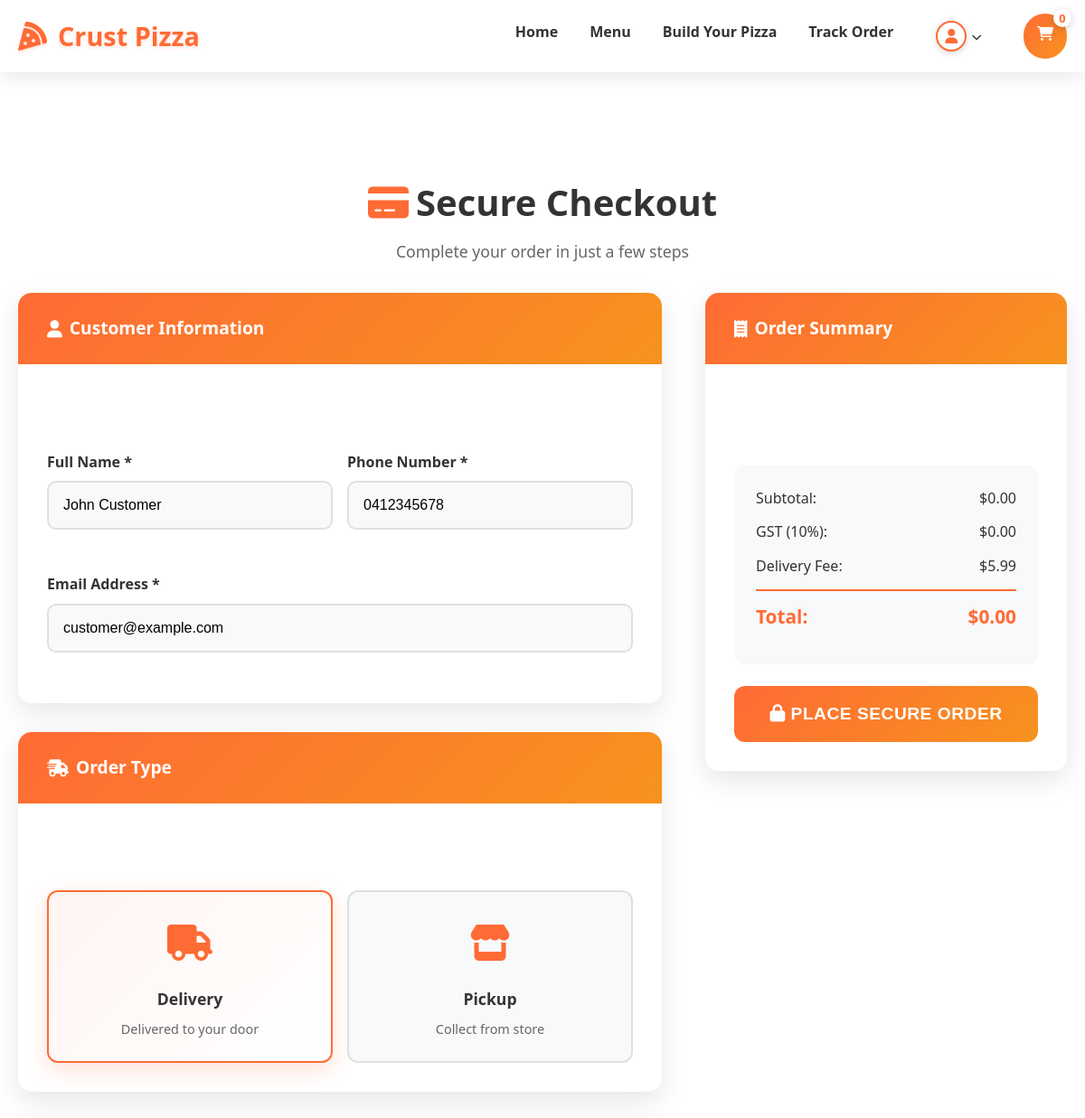
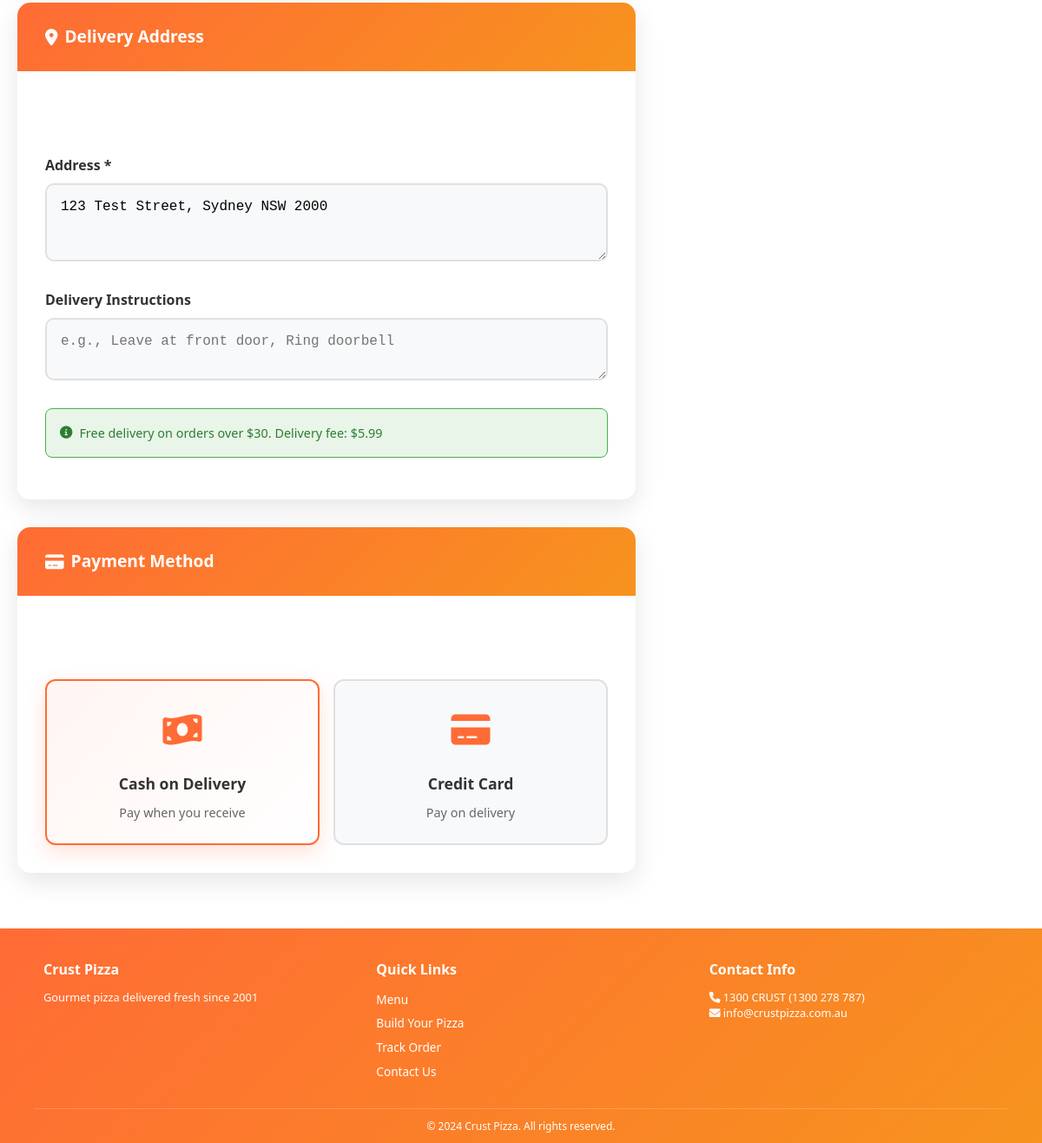
The page /checkout.php (signed in) on the database its author committed (2 pictures, top to bottom).
### tables this page shows
CREATE TABLE
    users (
        user_id INT AUTO_INCREMENT PRIMARY KEY,
        username VARCHAR(50) UNIQUE NOT NULL,
        email VARCHAR(100) UNIQUE NOT NULL,
        password_hash VARCHAR(255) NOT NULL,
        full_name VARCHAR(100) NOT NULL,
        phone VARCHAR(20),
        address TEXT,
        date_of_birth DATE,
        role ENUM (
            'customer',
            'kitchen',
            'delivery',
            'counter',
            'admin'
        ) NOT NULL DEFAULT 'customer',
        store_id INT,
        hire_date DATE,
        salary DECIMAL(10, 2),
        is_active BOOLEAN DEFAULT TRUE,
        email_verified BOOLEAN DEFAULT FALSE,
        created_at TIMESTAMP DEFAULT CURRENT_TIMESTAMP,
        updated_at TIMESTAMP DEFAULT CURRENT_TIMESTAMP ON UPDATE CURRENT_TIMESTAMP
    );

### src/classes/User.php (called while the page is built, shortened)
<?php
class User
{
    private $conn;
    private $table_name = "users";
    public function __construct($db = null)
    {
        $this->conn = $db ?: Database::getInstance()->getConnection();
    }
    public function getUserById($user_id)
    {
        $query = "SELECT * FROM " . $this->table_name . " WHERE user_id = :user_id LIMIT 1";
        $stmt = $this->conn->prepare($query);
        $stmt->bindParam(":user_id", $user_id);
        $stmt->execute();
        if ($stmt->rowCount() > 0) {
            $row = $stmt->fetch(PDO::FETCH_ASSOC);
            $this->email = $row['email'];
            $this->full_name = $row['full_name'];
            $this->phone = $row['phone'];
            $this->address = $row['address'];
            return true;
        }
        return false;
    }
}

### src/checkout.php (the view, shortened to what this page needs)
<?php
require_once 'classes/User.php';
$database = new Database();
$db = $database->getConnection();
$user = new User($db);
$user->getUserById($_SESSION['user_id']);
?>
<!DOCTYPE html>
<html lang="en">
<head>
    <link rel="stylesheet" href="assets/css/style.css">
    <link rel="stylesheet" href="https://cdnjs.cloudflare.com/ajax/libs/font-awesome/6.0.0/css/all.min.css">
</head>
<body>
    <nav class="navbar">
        <div class="nav-container">
            <div class="nav-brand">
                <i class="fas fa-pizza-slice"></i>
                <p><a href="index.php" style="text-decoration: none; color: inherit;">Crust Pizza</a></p>
            </div>
            <div class="nav-menu" id="navMenu">
                <a href="index.php" class="nav-link">Home</a>
                <a href="menu.php" class="nav-link">Menu</a>
                <a href="build-pizza.php" class="nav-link">Build Your Pizza</a>
                <a href="track-order.php" class="nav-link">Track Order</a>
                <div class="dropdown">
                    <button class="dropdown-toggle" onclick="toggleDropdown()" aria-label="User Menu" aria-expanded="false" title="User Menu">
                        <span class="user-icon"><i class="fas fa-user"></i></span>
                        <span class="dropdown-arrow"></span>
                    </button>
                </div>
                <a href="cart.php" class="nav-link cart-link">
                    <i class="fas fa-shopping-cart"></i>
                    <span class="cart-count" id="cartCount">0</span>
                </a>
            </div>
        </div>
    </nav>
    <main style="margin-top: 80px;">
        <div class="checkout-container">
            <div class="page-header" style="text-align: center; margin-bottom: 2rem;">
                <h1 style="font-size: 2.5rem; color: #333; margin-bottom: 0.5rem;">
                    <i class="fas fa-credit-card" style="color: #ff6b35;"></i> Secure Checkout
                </h1>
                <p style="color: #666; font-size: 1.1rem;">Complete your order in just a few steps</p>
            </div>
            <form method="POST" id="checkoutForm">
                <div class="checkout-grid">
                    <div class="checkout-details">
                        <div class="checkout-section">
                            <div class="section-header">
                                <i class="fas fa-user"></i>
                                Customer Information
                            </div>
                            <div class="section-content">
                                <div class="form-row">
                                    <div class="form-group">
                                        <label for="customer_name">Full Name *</label>
                                        <input type="text" id="customer_name" name="customer_name" class="form-control"
                                            value="<?php echo htmlspecialchars($user->full_name); ?>" required>
                                    </div>
                                    <div class="form-group">
                                        <label for="customer_phone">Phone Number *</label>
                                        <input type="tel" id="customer_phone" name="customer_phone" class="form-control"
                                            value="<?php echo htmlspecialchars($user->phone); ?>" required>
                                    </div>
                                </div>
                                <div class="form-group">
                                    <label for="customer_email">Email Address *</label>
                                    <input type="email" id="customer_email" name="customer_email" class="form-control"
                                        value="<?php echo htmlspecialchars($user->email); ?>" required>
                                </div>
                            </div>
                        </div>
                        <div class="checkout-section">
                            <div class="section-header">
                                <i class="fas fa-shipping-fast"></i>
                                Order Type
                            </div>
                            <div class="section-content">
                                <div class="option-grid">
                                    <label class="option-card" for="delivery">
                                        <div class="option-icon">
                                            <i class="fas fa-truck"></i>
                                        </div>
                                        <div class="option-title">Delivery</div>
                                        <div class="option-description">Delivered to your door</div>
                                    </label>
                                    <label class="option-card" for="pickup">
                                        <div class="option-icon">
                                            <i class="fas fa-store"></i>
                                        </div>
                                        <div class="option-title">Pickup</div>
                                        <div class="option-description">Collect from store</div>
                                    </label>
                                </div>
                            </div>
                        </div>
                        <div class="checkout-section" id="deliverySection">
                            <div class="section-header">
                                <i class="fas fa-map-marker-alt"></i>
                                Delivery Address
                            </div>
                            <div class="section-content">
                                <div class="form-group">
                                    <label for="delivery_address">Address *</label>
                                    <textarea id="delivery_address" name="delivery_address" class="form-control" rows="3"
                                        placeholder="Enter your delivery address"><?php echo htmlspecialchars($user->address); ?></textarea>
                                </div>
                                <div class="form-group">
                                    <label for="delivery_instructions">Delivery Instructions</label>
                                    <textarea id="delivery_instructions" name="delivery_instructions" class="form-control" rows="2"
                                        placeholder="e.g., Leave at front door, Ring doorbell"></textarea>
                                </div>
                                <div class="delivery-note">
                                    <i class="fas fa-info-circle"></i>
                                    Free delivery on orders over $30. Delivery fee: $5.99
                                </div>
                            </div>
                        </div>
                        <div class="checkout-section">
                            <div class="section-header">
                                <i class="fas fa-credit-card"></i>
                                Payment Method
                            </div>
                            <div class="section-content">
                                <div class="payment-grid">
                                    <label class="option-card" for="cash">
                                        <div class="option-icon">
                                            <i class="fas fa-money-bill-wave"></i>
                                        </div>
                                        <div class="option-title">Cash on Delivery</div>
                                        <div class="option-description">Pay when you receive</div>
                                    </label>
                                    <label class="option-card" for="card">
                                        <div class="option-icon">
                                            <i class="fas fa-credit-card"></i>
                                        </div>
                                        <div class="option-title">Credit Card</div>
                                        <div class="option-description">Pay on delivery</div>
                                    </label>
                                </div>
                            </div>
                        </div>
                    </div>
                    <div class="order-summary">
                        <div class="checkout-section">
                            <div class="section-header">
                                <i class="fas fa-receipt"></i>
                                Order Summary
                            </div>
                            <div class="section-content">
                                <div class="summary-totals">
                                    <div class="total-line">
                                        <span>Subtotal:</span>
                                        <span id="subtotal">$0.00</span>
                                    </div>
                                    <div class="total-line">
                                        <span>GST (10%):</span>
                                        <span id="tax">$0.00</span>
                                    </div>
                                    <div class="total-line">
                                        <span>Delivery Fee:</span>
                                        <span id="deliveryFee">$5.99</span>
                                    </div>
                                    <div class="total-line final">
                                        <span>Total:</span>
                                        <span id="total">$0.00</span>
                                    </div>
                                </div>
                                <button type="submit" name="place_order" class="place-order-btn" id="placeOrderBtn">
                                    <i class="fas fa-lock"></i> Place Secure Order
                                </button>
                            </div>
                        </div>
                    </div>
                </div>
            </form>
        </div>
    </main>
    <footer class="footer">
        <div class="container">
            <div class="footer-content">
                <div class="footer-section">
                    <h3>Crust Pizza</h3>
                    <p>Gourmet pizza delivered fresh since 2001</p>
                </div>
                <div class="footer-section">
                    <h4>Quick Links</h4>
                    <ul>
                        <li><a href="menu.php">Menu</a></li>
                        <li><a href="build-pizza.php">Build Your Pizza</a></li>
                        <li><a href="track-order.php">Track Order</a></li>
                        <li><a href="contact.php">Contact Us</a></li>
                    </ul>
                </div>
                <div class="footer-section">
                    <h4>Contact Info</h4>
                    <p><i class="fas fa-phone"></i> 1300 CRUST (1300 278 787)</p>
                    <p><i class="fas fa-envelope"></i> info@crustpizza.com.au</p>
                </div>
            </div>
            <div class="footer-bottom">
                <p>&copy; 2024 Crust Pizza. All rights reserved.</p>
            </div>
        </div>
    </footer>
</body>
</html>

### rows shown on the page
users: customer_name "John Customer", customer_phone "0412345678", customer_email "customer@example.com", delivery_address "123 Test Street, Sydney NSW 2000"
